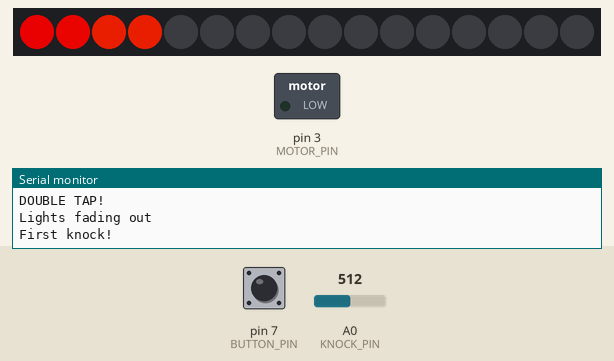
Bench run of a sketch on a simulated Arduino Uno, built with avr-gcc and run on an emulated ATmega328P. On the bench: 16 RGB LEDs in strip order, left to right, switched loads named in the sketch (green lamp = pin HIGH), the last lines printed to the serial monitor. Inputs (shaded band) come from the test bench; at power-on: A0 (KNOCK_PIN) = 512, pin 7 (BUTTON_PIN) HIGH. Dim RGB values are drawn brighter than linear.

Above: at 1.2 s.
1.3 s: A0 (KNOCK_PIN) set to 108
3.0 s: A0 (KNOCK_PIN) set to 94
At 4.82 s:
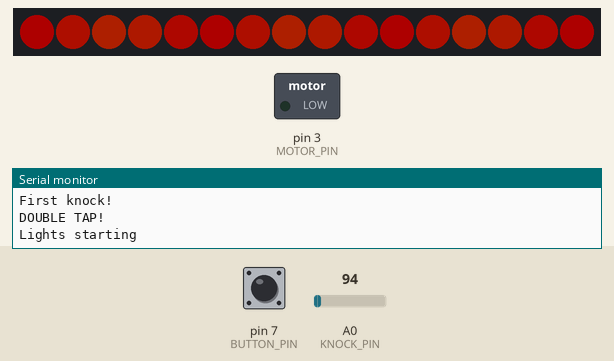
6.0 s: pin 7 (BUTTON_PIN) pulled LOW for 0.15 s
At 6.36 s:
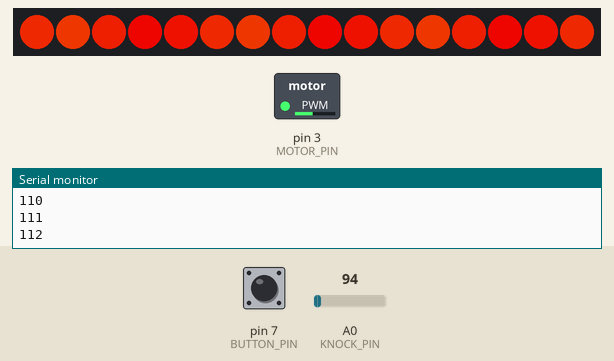
6.7 s: A0 (KNOCK_PIN) set to 110
At 7.56 s:
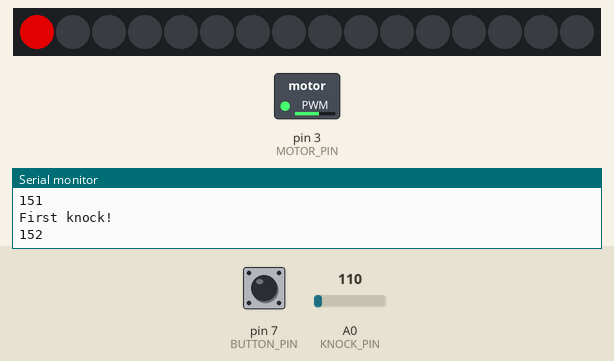
9.5 s: A0 (KNOCK_PIN) set to 90
At 9.96 s:
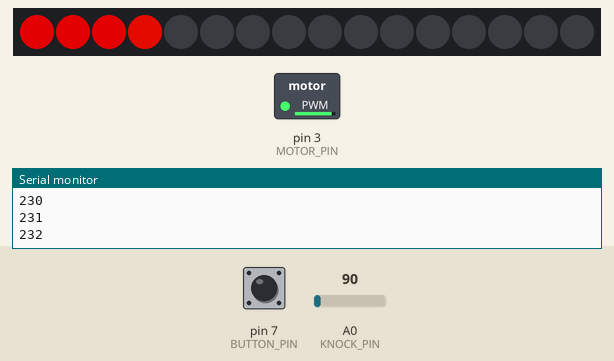
12.5 s: A0 (KNOCK_PIN) set to 122
At 14.77 s:
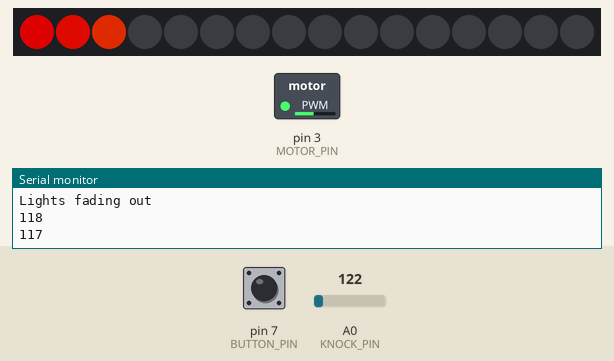
Timing chart, 0 to 16.5 s (numbered marks = the images above; inputs shaded):
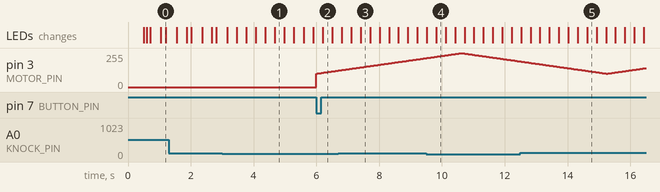

The sketch:

sketch_oct13a.ino
```cpp
#include <Adafruit_NeoPixel.h>

#ifdef __AVR__
#include <avr/power.h>
#endif

// ---------------- PIN SETTINGS ----------------

#define KNOCK_PIN   A0
#define PIXEL_PIN   6
#define PIXEL_COUNT 16

#define BUTTON_PIN  7
#define MOTOR_PIN   3

#define BRIGHTNESS 200

// ---------------- NEOPIXELS ----------------

Adafruit_NeoPixel strip(
  PIXEL_COUNT,
  PIXEL_PIN,
  NEO_GRB + NEO_KHZ800
);

// ---------------- KNOCK SETTINGS ----------------

int knockValue = 0;
int knockThreshold = 100;

bool waitingForSecondKnock = false;
unsigned long firstKnockTime = 0;
unsigned long lastKnockTime = 0;

const unsigned long doubleTapWindow = 400;
const unsigned long knockCooldown = 200;

// ---------------- LIGHT SETTINGS ----------------

int mode = 0;  // 0 = lights off, 1 = rainbow

unsigned long lastRainbowUpdate = 0;
const unsigned long rainbowInterval = 20;

long firstPixelHue = 0;

// LED startup sequence
int startupPixel = 0;
bool startupSequenceActive = false;

unsigned long lastStartupUpdate = 0;
const unsigned long startupInterval = 100;  // Time between LEDs (ms)

// LED fade-out settings
bool fadingOut = false;
int fadeBrightness = BRIGHTNESS;

unsigned long lastFadeUpdate = 0;
const unsigned long fadeInterval = 15;
const int fadeStep = 1;

// ---------------- BUTTON SETTINGS ----------------

int lastButtonState = HIGH;
int buttonState = HIGH;

// ---------------- VIBRATION SETTINGS ----------------

int vibrationStrength = 0;
int fadeAmount = 1;

unsigned long lastVibrationUpdate = 0;
const int waveSpeed = 30;  // Smaller = faster waves

bool vibrationActive = false;

// ==================================================
// SETUP
// ==================================================

void setup() {
  strip.begin();
  strip.setBrightness(BRIGHTNESS);
  strip.clear();
  strip.show();

  Serial.begin(9600);

  // Button connected between pin 7 and GND
  pinMode(BUTTON_PIN, INPUT_PULLUP);

  // Vibration motor control output
  pinMode(MOTOR_PIN, OUTPUT);
  digitalWrite(MOTOR_PIN, LOW);
}

// ==================================================
// MAIN LOOP
// ==================================================


void loop() {
  unsigned long now = millis();

  // -----------------------------------------------
  // 1. BUTTON AND VIBRATION MOTOR
  // -----------------------------------------------

  buttonState = digitalRead(BUTTON_PIN);

  if (buttonState == LOW && lastButtonState == HIGH) {
    vibrationActive = switchVibrationState(vibrationActive);
    Serial.println(vibrationActive);
  }


lastButtonState = buttonState;


  // -----------------------------------------------
  // 2. KNOCK SENSOR
  // -----------------------------------------------

  knockValue = analogRead(KNOCK_PIN);

  if (knockValue >= knockThreshold &&
      now - lastKnockTime > knockCooldown) {

    lastKnockTime = now;

    if (!waitingForSecondKnock) {
      // First knock detected
      waitingForSecondKnock = true;
      firstKnockTime = now;

      Serial.println("First knock!");
    }
    else {
      // Second knock within the allowed time
      if (now - firstKnockTime <= doubleTapWindow) {

        Serial.println("DOUBLE TAP!");

        // Toggle the light mode
        mode = 1 - mode;

        if (mode == 0) {
          fadingOut = true;
          fadeBrightness = BRIGHTNESS;
          lastFadeUpdate = now;

          startupSequenceActive = false;

          Serial.println("Lights fading out");
        }

        if (mode == 1) {
          firstPixelHue = 0;

          // Start the sequential LED startup
          startupPixel = 0;
          startupSequenceActive = true;
          lastStartupUpdate = now;

          strip.clear();
          strip.show();

          Serial.println("Lights starting");
        }

        waitingForSecondKnock = false;
      }
    }
  }

  // -----------------------------------------------
  // 3. SINGLE KNOCK TIMEOUT
  // -----------------------------------------------

  if (waitingForSecondKnock &&
      now - firstKnockTime > doubleTapWindow) {

    Serial.println("Single knock");

    waitingForSecondKnock = false;
  }

  // -----------------------------------------------
// 4. UPDATE LIGHTS WITHOUT BLOCKING THE LOOP
// -----------------------------------------------

if (mode == 1 && startupSequenceActive) {

    if (now - lastStartupUpdate >= startupInterval) {
      lastStartupUpdate = now;

      // Turn on one LED at a time
      int i = startupPixel;

      int phase = (i * 256 / 5 + firstPixelHue) % 256;

      int blend;
      if (phase < 128) {
        blend = phase * 255 / 128;
      } else {
        blend = (255 - phase) * 255 / 128;
      }

      int red = 255;
      int green = map(blend, 0, 255, 0, 65);
      int blue = 0;

      strip.setPixelColor(
        startupPixel,
        strip.Color(red, green, blue)
      );

      strip.show();

      startupPixel++;

      // Once every LED is on, start the animation
      if (startupPixel >= strip.numPixels()) {
        startupSequenceActive = false;
        lastRainbowUpdate = now;
      }
    }
  }

  // Normal animation begins after startup
  if (mode == 1 &&
      !startupSequenceActive &&
      now - lastRainbowUpdate >= rainbowInterval) {

    lastRainbowUpdate = now;

    for (int i = 0; i < strip.numPixels(); i++) {

      int phase = (i * 256 / 5 + firstPixelHue) % 256;

      int blend;
      if (phase < 128) {
        blend = phase * 255 / 128;
      } else {
        blend = (255 - phase) * 255 / 128;
      }

      int red = 255;
      int green = map(blend, 0, 255, 0, 65);
      int blue = 0;

      strip.setPixelColor(
        i,
        strip.Color(red, green, blue)
      );
    }

    strip.show();

    // Slow rotation
    firstPixelHue = (firstPixelHue + 1) % 256;
  }

  // -----------------------------------------------
// 5. FADE OUT LIGHTS WITHOUT BLOCKING THE LOOP
// -----------------------------------------------

if (fadingOut && now - lastFadeUpdate >= fadeInterval) {

  lastFadeUpdate = now;

  fadeBrightness -= fadeStep;

  if (fadeBrightness <= 0) {
    fadeBrightness = 0;

    strip.clear();
    strip.show();

    fadingOut = false;

    // Restore normal brightness for next time
    strip.setBrightness(BRIGHTNESS);

    Serial.println("Lights OFF");
  }
  else {
    strip.setBrightness(fadeBrightness);
    strip.show();
  }
}

  // No long delay here:
  // the button, motor, sensor and lights stay responsive.

  //If the vibration is active, keep updating. Otherwise do nothing
  if (vibrationActive) {
    updateVibration();
  }
}

void updateVibration() {
    unsigned long now = millis();

    if (now - lastVibrationUpdate >= waveSpeed) {
      lastVibrationUpdate = now;

      vibrationStrength += fadeAmount;
      Serial.println(vibrationStrength);

      if (vibrationStrength == 255) {
        Serial.println("Maximum");
        vibrationStrength = 254;
        fadeAmount = -1;
      }

      if (vibrationStrength <= 100) {
        Serial.println("Minimum");
        vibrationStrength = 101;
        fadeAmount = 1;
      }

      analogWrite(MOTOR_PIN, vibrationStrength);
    }
  }

//Update vibration state of the vibration motor
bool switchVibrationState(bool active) {
  if (active) {
    analogWrite(MOTOR_PIN, 0);
    active = false;
  }
  else {
    //analogWrite(MOTOR_PIN, 100);
    vibrationStrength = 100;
    active = true;
  }
  return active;
}
```

Measured:
- the behaviour switches between 100 and 99 on A0 (KNOCK_PIN) (found by bisection; images 0 and 1)
- after the input at 6.0 s, pin 3 (MOTOR_PIN): moves from 0/255 to 124/255 over 0.69 s, starting at once
- after the input at 12.5 s, the LEDs: first differ from a run without the input after 0.32 s (image 5 shows a later state)
